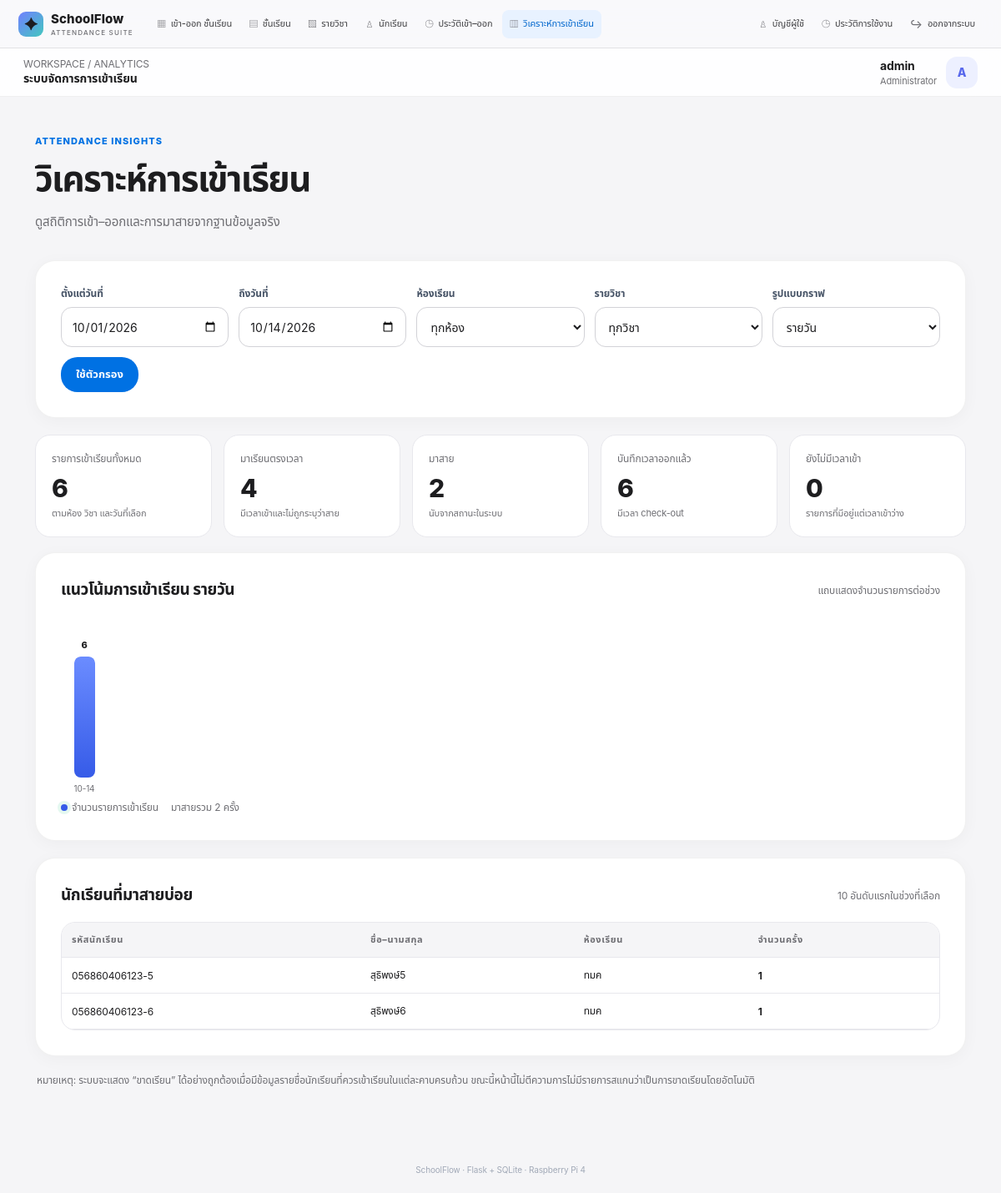
Screenshot of /analytics (signed in) with the database file from the repository.
### tables this page shows
CREATE TABLE students(
      id INTEGER PRIMARY KEY AUTOINCREMENT, student_code TEXT UNIQUE NOT NULL,
      full_name TEXT NOT NULL, class_id INTEGER REFERENCES classes(id) ON DELETE SET NULL,
      fingerprint_id INTEGER UNIQUE, active INTEGER NOT NULL DEFAULT 1, note TEXT DEFAULT ''
    );

### app.py (the view)
@app.route("/analytics")
@login_required
def analytics():
    conn = get_db()
    ensure_upgrade_schema(conn)
    end_date = request.args.get("end", current_day())
    start_date = request.args.get("start", datetime.now().date().replace(day=1).isoformat())
    period = request.args.get("period", "day")
    if period not in ("day", "week", "month"):
        period = "day"
    class_id = request.args.get("class_id", type=int)
    subject_id = request.args.get("subject_id", type=int)
    where = ["a.attendance_date BETWEEN ? AND ?"]
    params = [start_date, end_date]
    if class_id:
        where.append("(a.class_id=? OR (a.class_id IS NULL AND EXISTS (SELECT 1 FROM students sx WHERE sx.id=a.student_id AND sx.class_id=?)))")
        params.extend([class_id, class_id])
    if subject_id:
        where.append("a.subject_id=?")
        params.append(subject_id)
    clause = " AND ".join(where)
    totals = conn.execute(f"""
      SELECT COUNT(*) AS total,
        SUM(CASE WHEN COALESCE(a.attendance_status,'present')='present' AND a.check_in IS NOT NULL THEN 1 ELSE 0 END) AS present,
        SUM(CASE WHEN a.attendance_status='late' THEN 1 ELSE 0 END) AS late,
        SUM(CASE WHEN a.check_in IS NULL THEN 1 ELSE 0 END) AS missing,
        SUM(CASE WHEN a.check_out IS NOT NULL THEN 1 ELSE 0 END) AS checked_out
      FROM attendance a LEFT JOIN students s ON s.id=a.student_id WHERE {clause}
    """, params).fetchone()
    if period == "week":
        bucket = "date(a.attendance_date, '-' || ((CAST(strftime('%w', a.attendance_date) AS INTEGER)+6)%7) || ' days')"
        period_label = "รายสัปดาห์ (เริ่มวันจันทร์)"
    elif period == "month":
        bucket = "substr(a.attendance_date,1,7)"
        period_label = "รายเดือน"
    else:
        bucket = "a.attendance_date"
        period_label = "รายวัน"
    daily = conn.execute(f"""
      SELECT {bucket} AS day, COUNT(*) AS total,
        SUM(CASE WHEN a.attendance_status='late' THEN 1 ELSE 0 END) AS late,
        SUM(CASE WHEN COALESCE(a.attendance_status,'present')='present' AND a.check_in IS NOT NULL THEN 1 ELSE 0 END) AS present,
        SUM(CASE WHEN a.check_out IS NOT NULL THEN 1 ELSE 0 END) AS checked_out
      FROM attendance a LEFT JOIN students s ON s.id=a.student_id WHERE {clause}
      GROUP BY day ORDER BY day
    """, params).fetchall()
    frequent_late = conn.execute(f"""
      SELECT s.student_code,s.full_name,c.name AS class_name,COUNT(*) AS late_count
      FROM attendance a JOIN students s ON s.id=a.student_id
      LEFT JOIN classes c ON c.id=s.class_id
      WHERE {clause} AND a.attendance_status='late'
      GROUP BY s.id ORDER BY late_count DESC,s.full_name LIMIT 10
    """, params).fetchall()
    return render_template("analytics.html", totals=totals, daily=daily,
      frequent_late=frequent_late, classes=conn.execute("SELECT * FROM classes ORDER BY name").fetchall(),
      subjects=conn.execute("SELECT * FROM subjects ORDER BY name").fetchall(),
      start_date=start_date,end_date=end_date,selected_class=class_id,selected_subject=subject_id,
      period=period,period_label=period_label)

### app.py (called while the page is built)
def get_db():
    if "db" not in g:
        g.db = sqlite3.connect(DB_PATH, timeout=10)
        g.db.row_factory = sqlite3.Row
        g.db.execute("PRAGMA foreign_keys=ON")
    return g.db

def login_required(fn):
    @wraps(fn)
    def wrapped(*args, **kwargs):
        if not session.get("user_id"):
            return redirect(url_for("login"))
        return fn(*args, **kwargs)
    return wrapped

def current_day():
    return datetime.now().date().isoformat()

### templates/analytics.html (shortened to what this page needs)
{% extends "base.html" %}
{% block crumb %}ANALYTICS{% endblock %}
{% block content %}
<div class="analytics">
<div class="pagehead"><div><div class="eyebrow">ATTENDANCE INSIGHTS</div><h1>วิเคราะห์การเข้าเรียน</h1><p>ดูสถิติการเข้า–ออกและการมาสายจากฐานข้อมูลจริง</p></div></div>
<div class="card"><form class="filters" method="get">
<div class="field"><label>ตั้งแต่วันที่</label><input type="date" name="start" value="{{ start_date }}" required></div>
<div class="field"><label>ถึงวันที่</label><input type="date" name="end" value="{{ end_date }}" required></div>
<div class="field"><label>ห้องเรียน</label><select name="class_id"><option value="">ทุกห้อง</option></select></div>
<div class="field"><label>รายวิชา</label><select name="subject_id"><option value="">ทุกวิชา</option></select></div>
<div class="field"><label>รูปแบบกราฟ</label><select name="period"><option value="day" {% if period=='day' %}selected{% endif %}>รายวัน</option></select></div>
<div><button type="submit">ใช้ตัวกรอง</button></div>
</form></div>
<div class="metrics">
<div class="metric"><div class="metric-label">รายการเข้าเรียนทั้งหมด</div><div class="metric-value">{{ totals.total or 0 }}</div><div class="metric-note">ตามห้อง วิชา และวันที่เลือก</div></div>
<div class="metric"><div class="metric-label">มาเรียนตรงเวลา</div><div class="metric-value">{{ totals.present or 0 }}</div><div class="metric-note">มีเวลาเข้าและไม่ถูกระบุว่าสาย</div></div>
<div class="metric"><div class="metric-label">มาสาย</div><div class="metric-value">{{ totals.late or 0 }}</div><div class="metric-note">นับจากสถานะในระบบ</div></div>
<div class="metric"><div class="metric-label">บันทึกเวลาออกแล้ว</div><div class="metric-value">{{ totals.checked_out or 0 }}</div><div class="metric-note">มีเวลา check-out</div></div>
<div class="metric"><div class="metric-label">ยังไม่มีเวลาเข้า</div><div class="metric-value">{{ totals.missing or 0 }}</div><div class="metric-note">รายการที่มีอยู่แต่เวลาเข้าว่าง</div></div>
</div>
<div class="card"><div class="cardhead"><h2>แนวโน้มการเข้าเรียน {{ period_label }}</h2><span class="muted">แถบแสดงจำนวนรายการต่อช่วง</span></div>
{% if daily %}<div class="chart">{% set max_total = daily|map(attribute='total')|max %}{% for d in daily %}<div class="bar-item"><div class="bar-count">{{ d.total }}</div><div class="bar-track"><div class="bar" title="ทั้งหมด {{ d.total }} · ตรงเวลา {{ d.present or 0 }} · สาย {{ d.late or 0 }}" style="height:{{ ((d.total / max_total) * 145) if max_total else 3 }}px"></div></div><div class="bar-label">{{ d.day[5:] if period!='month' else d.day }}</div></div>{% endfor %}</div><div class="legend"><span><i class="dot"></i>จำนวนรายการเข้าเรียน</span><span>มาสายรวม {{ totals.late or 0 }} ครั้ง</span></div>{% else %}<div class="empty">ไม่มีข้อมูลในช่วงวันที่ที่เลือก</div>{% endif %}
</div>
<div class="card"><div class="cardhead"><h2>นักเรียนที่มาสายบ่อย</h2><span class="muted">10 อันดับแรกในช่วงที่เลือก</span></div><div class="tablewrap"><table><thead><tr><th>รหัสนักเรียน</th><th>ชื่อ–นามสกุล</th><th>ห้องเรียน</th><th>จำนวนครั้ง</th></tr></thead><tbody>{% for r in frequent_late %}<tr><td>{{ r.student_code }}</td><td>{{ r.full_name }}</td><td>{{ r.class_name or '-' }}</td><td><b>{{ r.late_count }}</b></td></tr>{% else %}<tr><td colspan="4" class="empty">ยังไม่มีข้อมูลการมาสายในช่วงที่เลือก</td></tr>{% endfor %}</tbody></table></div></div>
<p class="muted" style="font-size:12px;margin:12px 2px">หมายเหตุ: ระบบจะแสดง “ขาดเรียน” ได้อย่างถูกต้องเมื่อมีข้อมูลรายชื่อนักเรียนที่ควรเข้าเรียนในแต่ละคาบครบถ้วน ขณะนี้หน้านี้ไม่ตีความการไม่มีรายการสแกนว่าเป็นการขาดเรียนโดยอัตโนมัติ</p>
</div>
{% endblock %}

### templates/base.html (style rules this page uses)
:root { --ink:#182230;--muted:#778195;--line:#e8edf4;--bg:#f5f7fb;--white:#fff;--nav:#111b2e;--nav2:#1c2a43;--blue:#5b6cf9;--cyan:#28b7b0;--green:#16a673;--red:#e45b68;--amber:#e9a23b;--shadow:0 12px 32px rgba(27,43,72,.055) }
* { box-sizing:border-box }
body { margin:0;background:var(--bg);color:var(--ink);font-family:Inter,"Noto Sans Thai",system-ui,-apple-system,sans-serif;font-size:14px }
.dot { width:8px;height:8px;background:#28c78b;border-radius:50%;box-shadow:0 0 0 4px #28c78b20 }
.pagehead { display:flex;align-items:flex-start;justify-content:space-between;gap:18px;margin-bottom:24px }
.pagehead h1 { font-size:25px;letter-spacing:-.5px;margin:0 0 7px;font-weight:800 }
.pagehead p { margin:0;color:var(--muted);font-size:13px }
.eyebrow { font-size:10px;color:var(--blue);font-weight:800;text-transform:uppercase;letter-spacing:1.6px;margin-bottom:8px }
.card { background:var(--white);border:1px solid var(--line);border-radius:17px;padding:22px;margin-bottom:20px;box-shadow:var(--shadow) }
.cardhead { display:flex;align-items:center;justify-content:space-between;gap:12px;margin-bottom:17px }
.card h2 { font-size:15px;margin:0;font-weight:800 }
.muted { color:var(--muted);font-size:12px }
.field { display:flex;flex-direction:column;gap:7px;flex:1;min-width:145px }
label { font-size:12px;font-weight:750;color:#475467 }
input,select { font:inherit;padding:11px 12px;border:1px solid #dce3ed;border-radius:10px;width:100%;background:#fff;color:var(--ink);outline:none;transition:.15s }
button,.btn { display:inline-flex;align-items:center;justify-content:center;gap:7px;border:0;border-radius:10px;padding:11px 15px;background:var(--blue);color:white;font:inherit;font-size:12px;font-weight:750;text-decoration:none;cursor:pointer;white-space:nowrap;transition:.15s }
table { width:100%;border-collapse:collapse;font-size:12px }
th,td { text-align:left;padding:14px 12px;border-bottom:1px solid #edf0f5;vertical-align:middle }
th { font-size:10px;color:#7b8798;background:#fafbfe;text-transform:uppercase;letter-spacing:.6px;font-weight:800 }
.tablewrap { overflow:auto;border:1px solid #edf0f5;border-radius:12px }
:root { --ink:#1d1d1f;--muted:#6e6e73;--line:#e8e8ed;--bg:#f5f5f7; --white:#fff;--nav:#fbfbfd;--nav2:#f2f2f7;--blue:#0071e3; --cyan:#06a7a0;--green:#16845b;--red:#d70015; --amber:#bf6b00;--shadow:0 4px 20px rgba(0,0,0,.045) }
body { background:var(--bg); color:var(--ink); font-family:-apple-system,BlinkMacSystemFont,"SF Pro Text","Segoe UI", "Noto Sans Thai",system-ui,sans-serif; letter-spacing:-.01em }
.card { border:1px solid rgba(0,0,0,.055); border-radius:20px; box-shadow:var(--shadow) }
button,.btn { background:var(--blue); border-radius:12px; transition:background .16s ease,transform .16s ease,box-shadow .16s ease }
input,select { border-color:#d2d2d7; border-radius:12px; min-height:44px }
.tablewrap { border-color:var(--line);border-radius:15px }
th { background:#f5f5f7;color:#6e6e73 }
.pagehead { align-items:center;margin-bottom:34px }
.pagehead h1 { font-size:42px;letter-spacing:-1.5px;font-weight:720 }
.pagehead p { font-size:15px }
.eyebrow { font-size:11px;letter-spacing:1.1px }
.card { padding:30px;border:1px solid rgba(0,0,0,.055); border-radius:24px;box-shadow:0 4px 20px rgba(0,0,0,.035) }
.card h2 { font-size:19px;letter-spacing:-.4px }
button,.btn { border-radius:20px;padding:11px 18px;font-size:13px }
input,select { min-height:48px;border-radius:13px }
.tablewrap { border-radius:17px }
th,td { padding:16px }

### rows the page displays
students: student_code "056860406123-5", full_name "สุธิพงษ์5", class_name "ทมค", late_count "1"
students: student_code "056860406123-6", full_name "สุธิพงษ์6", class_name "ทมค", late_count "1"

### other values shown
{{ session.get('username','ผู้ดูแลระบบ') }} "admin"
{{ (session.get('username','A')[:1])|upper }} "A"
{{ totals.total or 0 }} "6"
{{ totals.present or 0 }} "4"
{{ totals.late or 0 }} "2"
{{ totals.checked_out or 0 }} "6"
{{ totals.missing or 0 }} "0"
{{ period_label }} "รายวัน"
{{ d.total }} "6"
{{ d.day[5:] if period!='month' else d.day }} "10-14"
